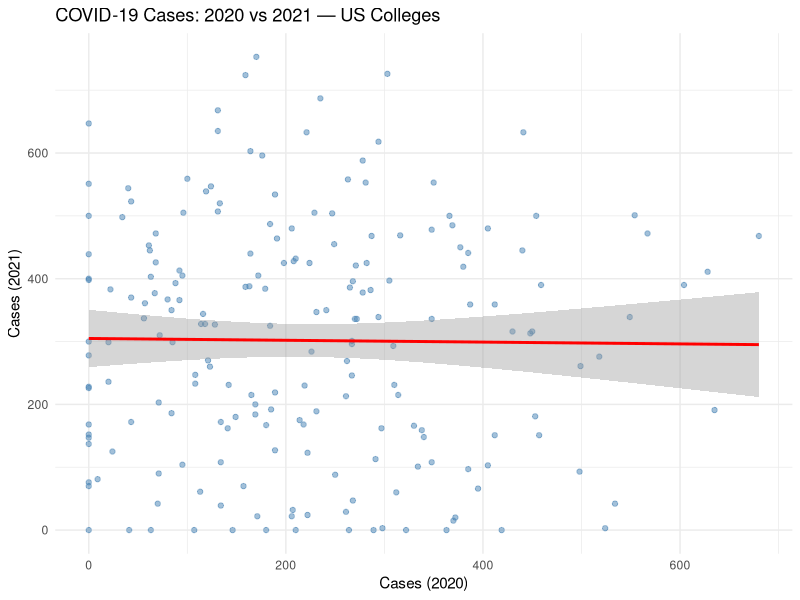
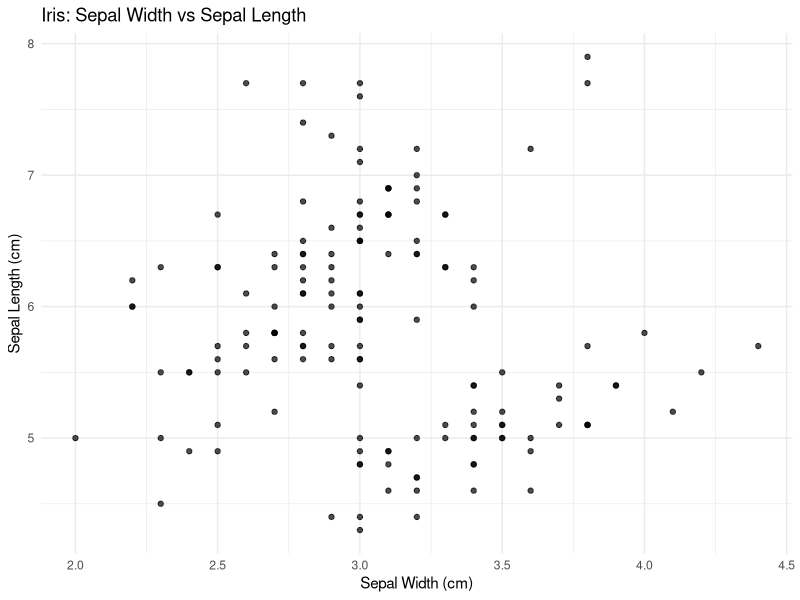
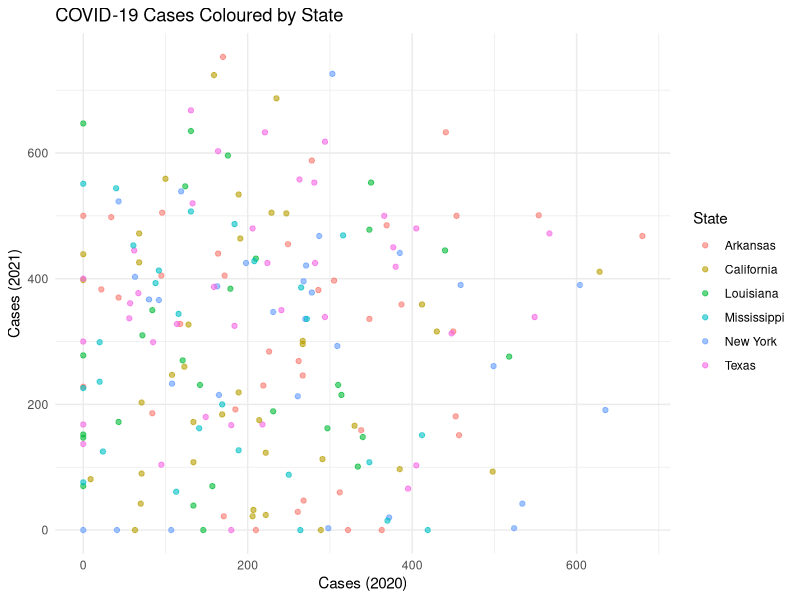
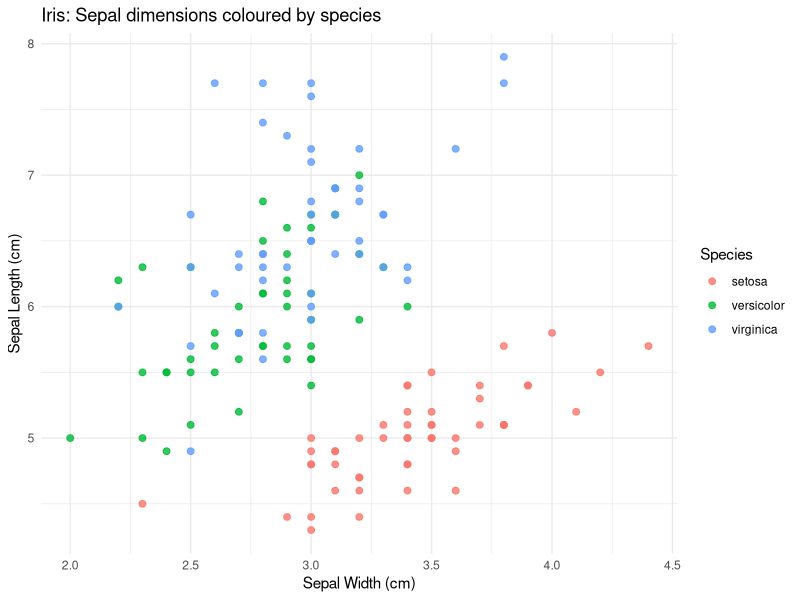
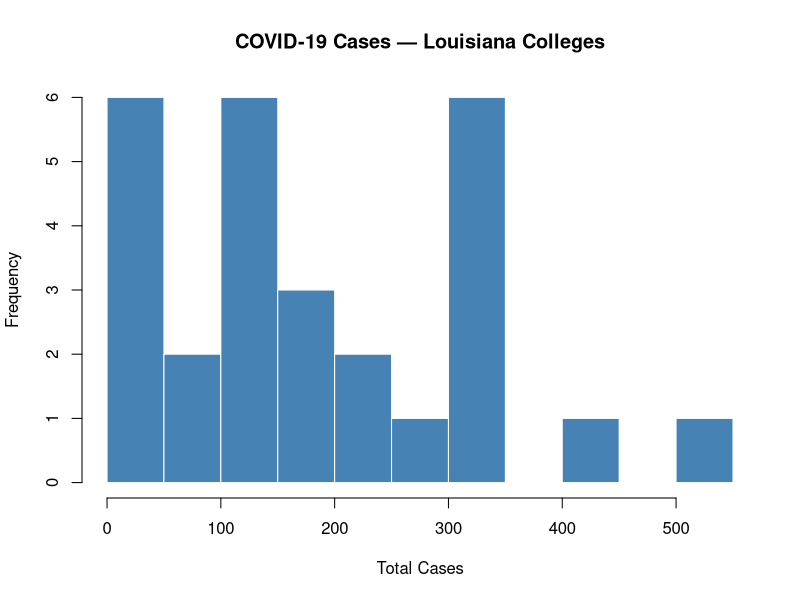
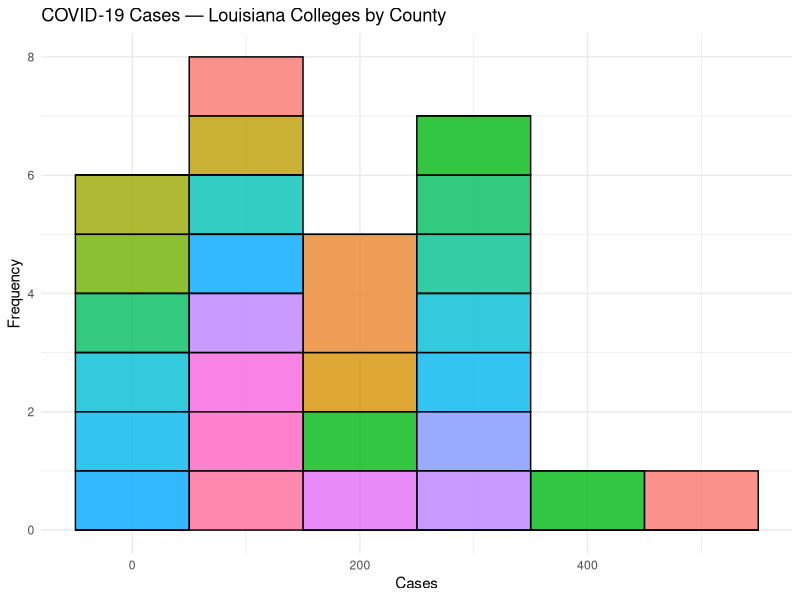
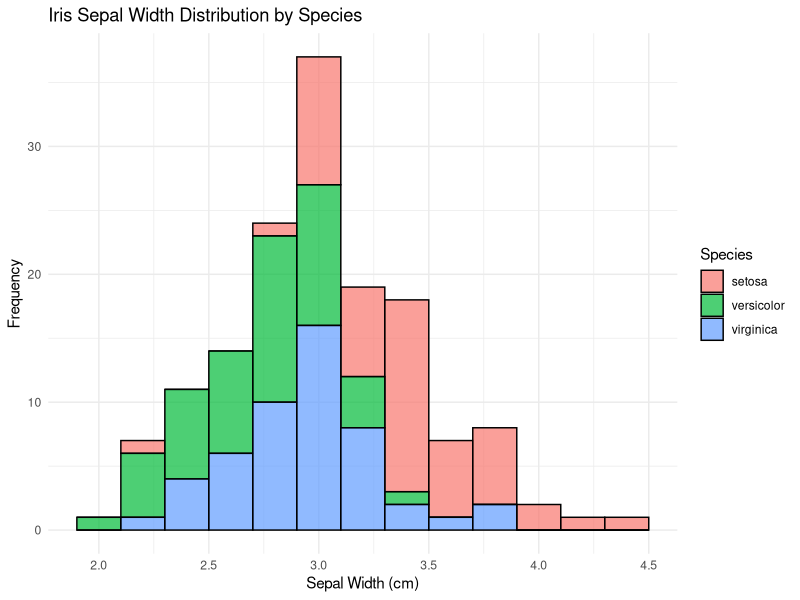
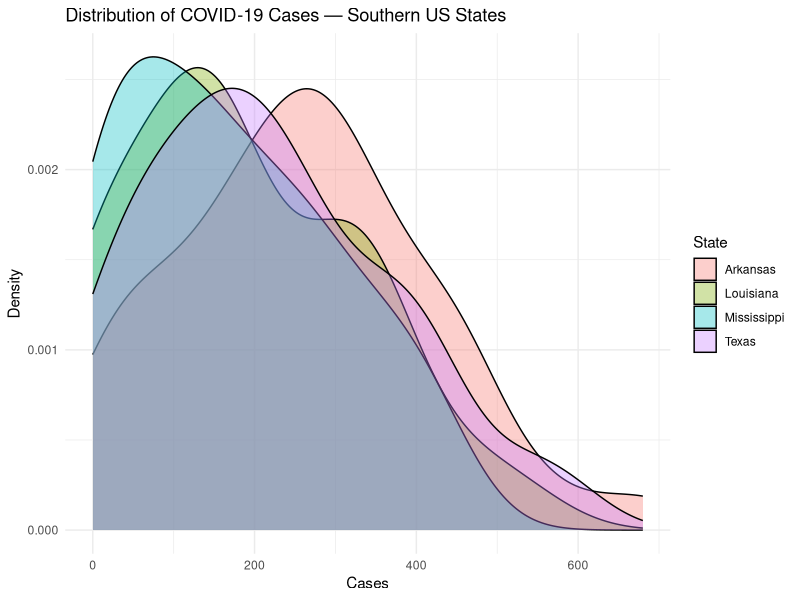

Reproduce these figures in R, in order.
## ---- chunk 1
knitr::opts_chunk$set(
  echo    = TRUE,
  message = FALSE,
  warning = FALSE,
  fig.align = "center",
  fig.width  = 8,
  fig.height = 5
)
## ---- chunk 2
library(tidyverse)    # dplyr, ggplot2, tidyr, readr, lubridate, etc.
library(lubridate)    # Date handling
library(gridExtra)    # Arranging multiple base-R plots
library(scales)       # Axis formatting
## ---- chunk 3
# For reproducible demonstration, we simulate the data structure
set.seed(42)
college_Data <- data.frame(
  college      = paste("College", sample(LETTERS, 200, replace = TRUE), sample(1:99, 200, replace = TRUE)),
  state        = sample(c("Louisiana","Texas","Arkansas","Mississippi","California","New York"), 200, replace = TRUE),
  county       = paste("County", sample(1:30, 200, replace = TRUE)),
  city         = paste("City", sample(1:20, 200, replace = TRUE)),
  cases        = round(rnorm(200, mean = 200, sd = 150)),
  cases_2021   = round(rnorm(200, mean = 300, sd = 200))
)
college_Data$cases[college_Data$cases < 0] <- 0
college_Data$cases_2021[college_Data$cases_2021 < 0] <- 0
## ---- chunk 4
str(college_Data)
## ---- chunk 5
glimpse(college_Data)
## ---- chunk 6
summary(college_Data)
## ---- chunk 7
alphabetical <- college_Data %>%
  arrange(college)

head(alphabetical, 5)
## ---- chunk 8
college_cases <- select(college_Data, college, cases)
head(college_cases)
## ---- chunk 9
louisiana_cases <- filter(college_Data, state == "Louisiana")
nrow(louisiana_cases)
## ---- chunk 10
south_cases <- filter(college_Data,
                      state == "Louisiana" |
                      state == "Texas"     |
                      state == "Arkansas"  |
                      state == "Mississippi")

cat("Rows in southern states subset:", nrow(south_cases), "\n")
table(south_cases$state)
## ---- chunk 11
state_cases   <- group_by(college_Data, state)
days_reported <- tally(state_cases)

days_reported %>% arrange(desc(n))
## ---- chunk 12
ggplot(data = college_Data,
       aes(x = cases, y = cases_2021)) +
  geom_point(alpha = 0.5, color = "steelblue") +
  geom_smooth(method = "lm", se = TRUE, color = "red") +
  labs(
    title = "COVID-19 Cases: 2020 vs 2021 — US Colleges",
    x     = "Cases (2020)",
    y     = "Cases (2021)"
  ) +
  theme_minimal()
## ---- chunk 13
ggplot(data = iris,
       aes(x = Sepal.Width, y = Sepal.Length)) +
  geom_point(alpha = 0.7) +
  labs(
    title = "Iris: Sepal Width vs Sepal Length",
    x     = "Sepal Width (cm)",
    y     = "Sepal Length (cm)"
  ) +
  theme_minimal()
## ---- chunk 14
ggplot(data = college_Data,
       aes(x = cases, y = cases_2021, color = state)) +
  geom_point(alpha = 0.6) +
  labs(
    title = "COVID-19 Cases Coloured by State",
    x     = "Cases (2020)",
    y     = "Cases (2021)",
    color = "State"
  ) +
  theme_minimal()
## ---- chunk 15
ggplot(data = iris,
       aes(x = Sepal.Width, y = Sepal.Length, color = Species)) +
  geom_point(alpha = 0.8, size = 2) +
  labs(
    title = "Iris: Sepal dimensions coloured by species",
    x     = "Sepal Width (cm)",
    y     = "Sepal Length (cm)",
    color = "Species"
  ) +
  theme_minimal()
## ---- chunk 16
hist(louisiana_cases$cases,
     freq    = TRUE,
     breaks  = 10,
     xlab    = "Total Cases",
     ylab    = "Frequency",
     main    = "COVID-19 Cases — Louisiana Colleges",
     col     = "steelblue",
     border  = "white")
## ---- chunk 17
ggplot(data = louisiana_cases, aes(x = cases)) +
  geom_histogram(binwidth = 100,
                 color = "black",
                 aes(fill = county),
                 alpha = 0.8) +
  labs(
    title = "COVID-19 Cases — Louisiana Colleges by County",
    x     = "Cases",
    y     = "Frequency"
  ) +
  theme_minimal() +
  theme(legend.position = "none")
## ---- chunk 18
ggplot(data = iris, aes(x = Sepal.Width)) +
  geom_histogram(binwidth = 0.2,
                 color    = "black",
                 aes(fill = Species),
                 alpha    = 0.7) +
  labs(
    title = "Iris Sepal Width Distribution by Species",
    x     = "Sepal Width (cm)",
    y     = "Frequency"
  ) +
  theme_minimal()
## ---- chunk 19
ggplot(south_cases) +
  geom_density(aes(x = cases, fill = state), alpha = 0.35) +
  labs(
    title = "Distribution of COVID-19 Cases — Southern US States",
    x     = "Cases",
    y     = "Density",
    fill  = "State"
  ) +
  theme_minimal()
## ---- chunk 20
ggplot(iris) +
  geom_density(aes(x = Sepal.Width, fill = Species), alpha = 0.4) +
  labs(
    title = "Iris Sepal Width Density by Species",
    x     = "Sepal Width (cm)",
    y     = "Density"
  ) +
  theme_minimal()
## ---- chunk 21
ggplot(data = iris,
       aes(x = Species, y = Sepal.Length, color = Species, fill = Species)) +
  geom_violin(alpha = 0.4) +
  geom_boxplot(width = 0.1, color = "black", alpha = 0.8) +
  labs(
    title = "Iris Sepal Length by Species — Violin + Boxplot",
    x     = "Species",
    y     = "Sepal Length (cm)"
  ) +
  theme_classic() +
  theme(legend.position = "none")
## ---- chunk 22
ggplot(data = south_cases,
       aes(x = state, y = cases, color = state, fill = state)) +
  geom_violin(alpha = 0.3) +
  labs(
    title = "COVID-19 Cases Distribution — Southern States",
    x     = "State",
    y     = "Cases"
  ) +
  theme_gray() +
  theme(legend.position = "none")
## ---- chunk 23
ggplot(lm(Sepal.Length ~ Sepal.Width, data = iris)) +
  geom_point(aes(x = .fitted, y = .resid),
             alpha = 0.6, color = "steelblue") +
  geom_hline(yintercept = 0, linetype = "dashed", color = "red") +
  labs(
    title    = "Residual Plot — Iris: Sepal.Length ~ Sepal.Width",
    subtitle = "Random scatter around 0 = linear model is reasonable",
    x        = "Fitted values",
    y        = "Residuals"
  ) +
  theme_minimal()
## ---- chunk 24
ggplot(lm(cases ~ cases_2021, data = south_cases)) +
  geom_point(aes(x = .fitted, y = .resid),
             alpha = 0.6, color = "firebrick") +
  geom_hline(yintercept = 0, linetype = "dashed", color = "black") +
  labs(
    title    = "Residual Plot — College COVID Cases: 2020 ~ 2021",
    subtitle = "A pattern here would suggest a non-linear relationship",
    x        = "Fitted values",
    y        = "Residuals"
  ) +
  theme_minimal()
## ---- chunk 25
cor(iris$Sepal.Length, iris$Sepal.Width)
## ---- chunk 26
# Spearman (rank-based, robust to outliers)
cor(iris$Sepal.Length, iris$Sepal.Width, method = "spearman")

# Kendall's Tau (another rank-based measure)
cor(iris$Sepal.Length, iris$Sepal.Width, method = "kendall")
## ---- chunk 27
cor.test(iris$Sepal.Length, iris$Sepal.Width)
## ---- chunk 28
TietjenMoore <- function(dataSeries, k) {
  n  <- length(dataSeries)
  
  # Absolute residuals from the mean
  r  <- abs(dataSeries - mean(dataSeries))
  
  # Sort by residual size
  df  <- data.frame(dataSeries, r)
  dfs <- df[order(df$r), ]
  
  # Subset excluding the k largest residuals
  klarge       <- c((n - k + 1):n)
  subdataSeries <- dfs$dataSeries[-klarge]
  
  # Sum of squares: subset vs full
  ksub <- (subdataSeries - mean(subdataSeries))^2
  all  <- (df$dataSeries - mean(df$dataSeries))^2
  
  sum(ksub) / sum(all)
}

findoutliersTietjenMooreTest <- function(dataSeries, k, alpha = 0.05) {
  ek <- TietjenMoore(dataSeries, k)
  
  # Generate reference distribution via simulation (10,000 normal samples)
  test <- numeric(10000)
  for (i in 1:10000) {
    sim     <- rnorm(length(dataSeries))
    test[i] <- TietjenMoore(sim, k)
  }
  
  Talpha <- quantile(test, alpha)
  list(T = ek, Talpha = Talpha,
       conclusion = ifelse(ek < Talpha,
                           "Evidence of outliers (T < Talpha)",
                           "No significant outliers (T >= Talpha)"))
}
## ---- chunk 29
# Test Petal.Width for 4 potential outliers
par(mfrow = c(1, 2))
boxplot(iris$Petal.Width,  main = "Petal Width",  ylab = "cm")
boxplot(iris$Petal.Length, main = "Petal Length", ylab = "cm")
par(mfrow = c(1, 1))
## ---- chunk 30
set.seed(123)  # For reproducibility of the simulation

result_pw <- findoutliersTietjenMooreTest(iris$Petal.Width, k = 4)
cat("Petal Width — T:", round(result_pw$T, 4),
    "| Talpha:", round(result_pw$Talpha, 4),
    "| Result:", result_pw$conclusion, "\n")

result_pl <- findoutliersTietjenMooreTest(iris$Petal.Length, k = 2)
cat("Petal Length — T:", round(result_pl$T, 4),
    "| Talpha:", round(result_pl$Talpha, 4),
    "| Result:", result_pl$conclusion, "\n")
## ---- chunk 31
sepal.mean <- mean(iris$Sepal.Length)
sepal.sd   <- sd(iris$Sepal.Length)

cat("Sepal Length mean:", round(sepal.mean, 3), "\n")
cat("Sepal Length SD:  ", round(sepal.sd, 3), "\n")
## ---- chunk 32
sepal.density <- dnorm(iris$Sepal.Length,
                       mean = sepal.mean,
                       sd   = sepal.sd)

sepal.df <- data.frame(sepal = iris$Sepal.Length,
                       density = sepal.density)

ggplot(sepal.df, aes(x = sepal, y = density)) +
  geom_point(color = "steelblue", alpha = 0.7) +
  geom_line(stat = "smooth", method = "loess", color = "red", se = FALSE) +
  labs(
    title = "Probability density of Iris Sepal Length",
    x     = "Sepal Length (cm)",
    y     = "Density"
  ) +
  theme_minimal()
## ---- chunk 33
sepal.cum <- pnorm(iris$Sepal.Length,
                   mean = sepal.mean,
                   sd   = sepal.sd)

sepal.cdf <- data.frame(sepal = iris$Sepal.Length, cumulative = sepal.cum)

ggplot(sepal.cdf, aes(x = sepal, y = cumulative)) +
  geom_point(color = "darkorange", alpha = 0.7) +
  labs(
    title    = "Cumulative distribution of Iris Sepal Length",
    subtitle = "P(X ≤ x) — the probability that sepal length is at most x",
    x        = "Sepal Length (cm)",
    y        = "Cumulative probability"
  ) +
  theme_minimal()
## ---- chunk 34
# What sepal length represents the bottom 1% of the distribution?
bottom_1pct <- qnorm(0.01, mean = sepal.mean, sd = sepal.sd)
cat("Bottom 1% of sepal length:", round(bottom_1pct, 3), "cm\n")

# What value cuts off the top 5%?
top_5pct <- qnorm(0.95, mean = sepal.mean, sd = sepal.sd)
cat("Top 5% threshold:", round(top_5pct, 3), "cm\n")
## ---- chunk 35
set.seed(42)
small_sample <- rnorm(50,   mean = sepal.mean, sd = sepal.sd)
large_sample <- rnorm(5000, mean = sepal.mean, sd = sepal.sd)

p_small <- ggplot(data.frame(x = small_sample), aes(x)) +
  geom_histogram(bins = 10, fill = "steelblue", color = "white") +
  labs(title = "n = 50 samples", x = "Sepal Length") +
  theme_minimal()

p_large <- ggplot(data.frame(x = large_sample), aes(x)) +
  geom_histogram(bins = 30, fill = "steelblue", color = "white") +
  labs(title = "n = 5000 samples", x = "Sepal Length") +
  theme_minimal()

gridExtra::grid.arrange(p_small, p_large, ncol = 2)
## ---- chunk 36
# Small sample (n = 5) — low power
shapiro.test(iris$Sepal.Length[1:5])
## ---- chunk 37
# Full sample (n = 150)
shapiro.test(iris$Sepal.Length)
## ---- chunk 38
qqnorm(iris$Sepal.Length, main = "Q-Q Plot — Iris Sepal Length")
qqline(iris$Sepal.Length, col = "red", lwd = 2)
